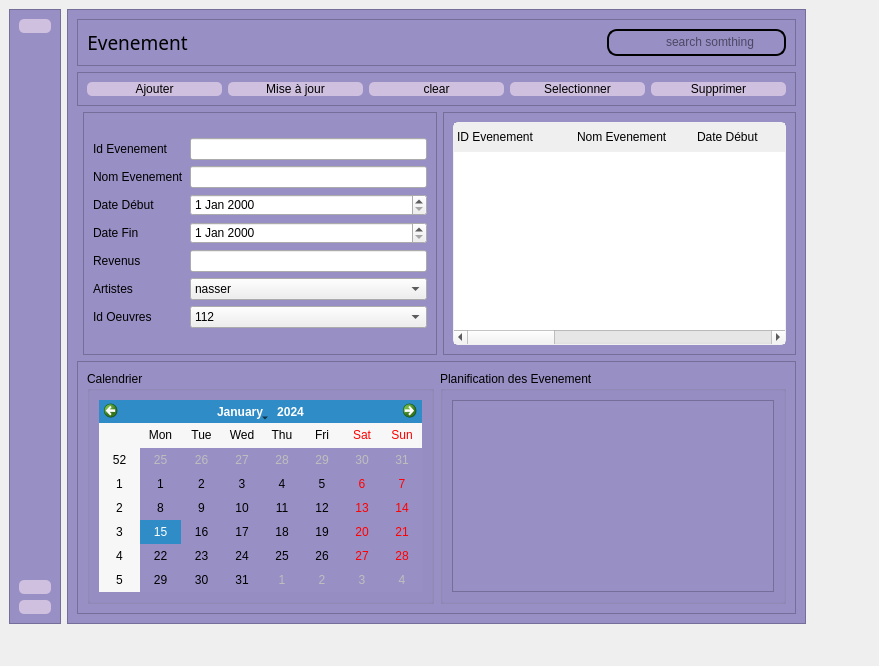
<?xml version="1.0" encoding="UTF-8"?>
<ui version="4.0">
 <class>Evenement</class>
 <widget class="QWidget" name="Evenement">
  <property name="geometry">
   <rect>
    <x>0</x>
    <y>0</y>
    <width>879</width>
    <height>666</height>
   </rect>
  </property>
  <property name="windowTitle">
   <string>Form</string>
  </property>
  <property name="styleSheet">
   <string notr="true">QFrame{background-color: #988FC5;}

QPushButton{
	background-color: #D0C0DF;
	border-radius:5px;
}

QPushButton:hover{
	background-color: white;
	border-radius:5px;
}

QTableWidget{
	border-radius:5px;
	border:1px solid #f0f0f0;
}

QHeaderView::section{
	border:none;
	border-bottom:1px solid #f0f0f0;
	text-align:center;
	padding:5px 3px;
}</string>
  </property>
  <widget class="QWidget" name="">
   <property name="geometry">
    <rect>
     <x>9</x>
     <y>9</y>
     <width>797</width>
     <height>615</height>
    </rect>
   </property>
   <layout class="QGridLayout" name="gridLayout_2">
    <item row="0" column="0">
     <widget class="QFrame" name="frame_7">
      <property name="frameShape">
       <enum>QFrame::StyledPanel</enum>
      </property>
      <property name="frameShadow">
       <enum>QFrame::Raised</enum>
      </property>
      <layout class="QGridLayout" name="gridLayout_13">
       <item row="0" column="0">
        <widget class="QPushButton" name="pushButton_home">
         <property name="text">
          <string/>
         </property>
         <property name="icon">
          <iconset>
           <normaloff>../../Pictures/icon/home-4-24.ico</normaloff>../../Pictures/icon/home-4-24.ico</iconset>
         </property>
         <property name="iconSize">
          <size>
           <width>40</width>
           <height>40</height>
          </size>
         </property>
        </widget>
       </item>
       <item row="1" column="0">
        <spacer name="verticalSpacer_2">
         <property name="orientation">
          <enum>Qt::Vertical</enum>
         </property>
         <property name="sizeHint" stdset="0">
          <size>
           <width>20</width>
           <height>419</height>
          </size>
         </property>
        </spacer>
       </item>
       <item row="2" column="0">
        <widget class="QPushButton" name="pushButton_6">
         <property name="text">
          <string/>
         </property>
         <property name="icon">
          <iconset>
           <normaloff>../../Pictures/icon/gear-2-24.ico</normaloff>../../Pictures/icon/gear-2-24.ico</iconset>
         </property>
         <property name="iconSize">
          <size>
           <width>40</width>
           <height>40</height>
          </size>
         </property>
        </widget>
       </item>
       <item row="3" column="0">
        <widget class="QPushButton" name="pushButton_7">
         <property name="text">
          <string/>
         </property>
         <property name="icon">
          <iconset>
           <normaloff>../../Pictures/icon/question-mark-24.ico</normaloff>../../Pictures/icon/question-mark-24.ico</iconset>
         </property>
         <property name="iconSize">
          <size>
           <width>40</width>
           <height>40</height>
          </size>
         </property>
        </widget>
       </item>
      </layout>
     </widget>
    </item>
    <item row="0" column="1">
     <widget class="QFrame" name="frame">
      <property name="frameShape">
       <enum>QFrame::StyledPanel</enum>
      </property>
      <property name="frameShadow">
       <enum>QFrame::Raised</enum>
      </property>
      <layout class="QGridLayout" name="gridLayout_5">
       <item row="2" column="2">
        <widget class="QFrame" name="frame_3">
         <property name="frameShape">
          <enum>QFrame::StyledPanel</enum>
         </property>
         <property name="frameShadow">
          <enum>QFrame::Raised</enum>
         </property>
         <layout class="QGridLayout" name="gridLayout_3">
          <item row="0" column="0">
           <widget class="QTableWidget" name="tableWidget">
            <property name="focusPolicy">
             <enum>Qt::NoFocus</enum>
            </property>
            <property name="styleSheet">
             <string notr="true">background-color: rgb(255, 255, 255);</string>
            </property>
            <property name="showGrid">
             <bool>false</bool>
            </property>
            <attribute name="horizontalHeaderMinimumSectionSize">
             <number>50</number>
            </attribute>
            <attribute name="horizontalHeaderDefaultSectionSize">
             <number>120</number>
            </attribute>
            <column>
             <property name="text">
              <string>ID Evenement</string>
             </property>
             <property name="textAlignment">
              <set>AlignLeading|AlignVCenter</set>
             </property>
            </column>
            <column>
             <property name="text">
              <string>Nom Evenement</string>
             </property>
             <property name="textAlignment">
              <set>AlignLeading|AlignVCenter</set>
             </property>
            </column>
            <column>
             <property name="text">
              <string>Date Début</string>
             </property>
             <property name="textAlignment">
              <set>AlignLeading|AlignVCenter</set>
             </property>
            </column>
            <column>
             <property name="text">
              <string>Date Fin</string>
             </property>
             <property name="textAlignment">
              <set>AlignLeading|AlignVCenter</set>
             </property>
            </column>
            <column>
             <property name="text">
              <string>Description</string>
             </property>
             <property name="textAlignment">
              <set>AlignLeading|AlignVCenter</set>
             </property>
            </column>
            <column>
             <property name="text">
              <string>Revenus</string>
             </property>
            </column>
            <column>
             <property name="text">
              <string>Id Revenus</string>
             </property>
            </column>
           </widget>
          </item>
         </layout>
        </widget>
       </item>
       <item row="3" column="0" colspan="3">
        <widget class="QFrame" name="result_frame">
         <property name="frameShape">
          <enum>QFrame::StyledPanel</enum>
         </property>
         <property name="frameShadow">
          <enum>QFrame::Raised</enum>
         </property>
         <layout class="QGridLayout" name="gridLayout_10">
          <item row="0" column="1">
           <widget class="QGroupBox" name="groupBox_2">
            <property name="title">
             <string>Planification des Evenement</string>
            </property>
            <layout class="QGridLayout" name="gridLayout_9">
             <item row="0" column="0">
              <layout class="QVBoxLayout" name="verticalLayout">
               <item>
                <widget class="QTextBrowser" name="textBrowser"/>
               </item>
              </layout>
             </item>
            </layout>
           </widget>
          </item>
          <item row="0" column="0">
           <widget class="QGroupBox" name="groupBox">
            <property name="title">
             <string>Calendrier</string>
            </property>
            <layout class="QGridLayout" name="gridLayout_8">
             <item row="0" column="0">
              <widget class="QCalendarWidget" name="calendarWidget"/>
             </item>
            </layout>
           </widget>
          </item>
         </layout>
        </widget>
       </item>
       <item row="1" column="0" colspan="3">
        <widget class="QFrame" name="function_frame">
         <property name="maximumSize">
          <size>
           <width>16777215</width>
           <height>50</height>
          </size>
         </property>
         <property name="frameShape">
          <enum>QFrame::StyledPanel</enum>
         </property>
         <property name="frameShadow">
          <enum>QFrame::Raised</enum>
         </property>
         <property name="midLineWidth">
          <number>0</number>
         </property>
         <layout class="QGridLayout" name="gridLayout_4">
          <item row="0" column="0">
           <widget class="QPushButton" name="add_btn">
            <property name="text">
             <string>Ajouter</string>
            </property>
            <property name="icon">
             <iconset>
              <normaloff>../../Pictures/icon/add.png</normaloff>../../Pictures/icon/add.png</iconset>
            </property>
            <property name="iconSize">
             <size>
              <width>14</width>
              <height>14</height>
             </size>
            </property>
           </widget>
          </item>
          <item row="0" column="1">
           <widget class="QPushButton" name="update">
            <property name="text">
             <string>Mise à jour</string>
            </property>
            <property name="icon">
             <iconset>
              <normaloff>../../Pictures/icon/refresh.png</normaloff>../../Pictures/icon/refresh.png</iconset>
            </property>
            <property name="iconSize">
             <size>
              <width>15</width>
              <height>15</height>
             </size>
            </property>
           </widget>
          </item>
          <item row="0" column="2">
           <widget class="QPushButton" name="clear_btn">
            <property name="text">
             <string>clear</string>
            </property>
            <property name="icon">
             <iconset>
              <normaloff>../../Pictures/icon/clean.png</normaloff>../../Pictures/icon/clean.png</iconset>
            </property>
            <property name="iconSize">
             <size>
              <width>15</width>
              <height>15</height>
             </size>
            </property>
           </widget>
          </item>
          <item row="0" column="3">
           <widget class="QPushButton" name="select_btn">
            <property name="text">
             <string>Selectionner</string>
            </property>
            <property name="icon">
             <iconset>
              <normaloff>../../Pictures/icon/touchscreen.png</normaloff>../../Pictures/icon/touchscreen.png</iconset>
            </property>
           </widget>
          </item>
          <item row="0" column="4">
           <widget class="QPushButton" name="delete_btn">
            <property name="text">
             <string>Supprimer</string>
            </property>
            <property name="icon">
             <iconset>
              <normaloff>../../Pictures/icon/trash.png</normaloff>../../Pictures/icon/trash.png</iconset>
            </property>
           </widget>
          </item>
         </layout>
        </widget>
       </item>
       <item row="0" column="0" colspan="3">
        <widget class="QFrame" name="frame_2">
         <property name="maximumSize">
          <size>
           <width>16777215</width>
           <height>53</height>
          </size>
         </property>
         <property name="frameShape">
          <enum>QFrame::StyledPanel</enum>
         </property>
         <property name="frameShadow">
          <enum>QFrame::Raised</enum>
         </property>
         <layout class="QGridLayout" name="gridLayout_7">
          <item row="0" column="0">
           <widget class="QLabel" name="label">
            <property name="font">
             <font>
              <family>Arial Black</family>
              <pointsize>14</pointsize>
             </font>
            </property>
            <property name="text">
             <string>Evenement</string>
            </property>
            <property name="alignment">
             <set>Qt::AlignCenter</set>
            </property>
           </widget>
          </item>
          <item row="0" column="1">
           <spacer name="horizontalSpacer">
            <property name="orientation">
             <enum>Qt::Horizontal</enum>
            </property>
            <property name="sizeHint" stdset="0">
             <size>
              <width>320</width>
              <height>20</height>
             </size>
            </property>
           </spacer>
          </item>
          <item row="0" column="2">
           <spacer name="horizontalSpacer_2">
            <property name="orientation">
             <enum>Qt::Horizontal</enum>
            </property>
            <property name="sizeHint" stdset="0">
             <size>
              <width>40</width>
              <height>20</height>
             </size>
            </property>
           </spacer>
          </item>
          <item row="0" column="3">
           <widget class="QFrame" name="frame_4">
            <property name="maximumSize">
             <size>
              <width>400</width>
              <height>100</height>
             </size>
            </property>
            <property name="styleSheet">
             <string notr="true">QFrame{
	border: 2px solid black;
    border-radius: 10px;
}

 QLineEdit {
     border: 2px  ;
     border-radius: 8px;
     padding: 0 8px;
     background: transparent;
     selection-background-color: darkgray;
 }

 QLineEdit:hover {
     border: 2px  ;
     border-radius: 8px;
     padding: 0 8px;
     background: transparent;
     selection-background-color: darkgray;
 }

QPushButton{
	background-color: #000000ff;
	border-radius:20px;
}

QPushButton:hover{
	background-color: #000000ff;
	border-radius:20px;
}
</string>
            </property>
            <property name="frameShape">
             <enum>QFrame::StyledPanel</enum>
            </property>
            <property name="frameShadow">
             <enum>QFrame::Raised</enum>
            </property>
            <layout class="QHBoxLayout" name="horizontalLayout_3">
             <property name="leftMargin">
              <number>9</number>
             </property>
             <property name="topMargin">
              <number>1</number>
             </property>
             <property name="rightMargin">
              <number>6</number>
             </property>
             <property name="bottomMargin">
              <number>2</number>
             </property>
             <item>
              <widget class="QPushButton" name="pushButton_9">
               <property name="maximumSize">
                <size>
                 <width>16777210</width>
                 <height>16777215</height>
                </size>
               </property>
               <property name="text">
                <string/>
               </property>
               <property name="icon">
                <iconset>
                 <normaloff>../../Pictures/icon/search-3-24.ico</normaloff>../../Pictures/icon/search-3-24.ico</iconset>
               </property>
               <property name="iconSize">
                <size>
                 <width>16</width>
                 <height>16</height>
                </size>
               </property>
              </widget>
             </item>
             <item>
              <widget class="QLineEdit" name="lineEdit_3">
               <property name="minimumSize">
                <size>
                 <width>0</width>
                 <height>0</height>
                </size>
               </property>
               <property name="maximumSize">
                <size>
                 <width>300</width>
                 <height>150</height>
                </size>
               </property>
               <property name="placeholderText">
                <string>search somthing</string>
               </property>
              </widget>
             </item>
            </layout>
           </widget>
          </item>
         </layout>
        </widget>
       </item>
       <item row="2" column="1">
        <widget class="QFrame" name="info_frame">
         <property name="maximumSize">
          <size>
           <width>390</width>
           <height>16777215</height>
          </size>
         </property>
         <property name="frameShape">
          <enum>QFrame::StyledPanel</enum>
         </property>
         <property name="frameShadow">
          <enum>QFrame::Raised</enum>
         </property>
         <layout class="QGridLayout" name="gridLayout">
          <item row="0" column="0">
           <layout class="QVBoxLayout" name="verticalLayout_2">
            <item>
             <widget class="QLabel" name="label_3">
              <property name="text">
               <string>Id Evenement</string>
              </property>
             </widget>
            </item>
            <item>
             <widget class="QLabel" name="label_4">
              <property name="text">
               <string>Nom Evenement</string>
              </property>
             </widget>
            </item>
            <item>
             <widget class="QLabel" name="label_5">
              <property name="text">
               <string>Date Début</string>
              </property>
             </widget>
            </item>
            <item>
             <widget class="QLabel" name="label_6">
              <property name="text">
               <string>Date Fin</string>
              </property>
             </widget>
            </item>
            <item>
             <widget class="QLabel" name="label_2">
              <property name="text">
               <string>Revenus</string>
              </property>
             </widget>
            </item>
            <item>
             <widget class="QLabel" name="label_9">
              <property name="text">
               <string>Artistes</string>
              </property>
             </widget>
            </item>
            <item>
             <widget class="QLabel" name="label_10">
              <property name="text">
               <string>Id Oeuvres</string>
              </property>
             </widget>
            </item>
           </layout>
          </item>
          <item row="0" column="1">
           <layout class="QVBoxLayout" name="verticalLayout_3">
            <item>
             <widget class="QLineEdit" name="lineEdit_IdEvent"/>
            </item>
            <item>
             <widget class="QLineEdit" name="lineEdit_NomEvent"/>
            </item>
            <item>
             <widget class="QDateEdit" name="dateEdit_DateDebut"/>
            </item>
            <item>
             <widget class="QDateEdit" name="dateEdit_DateFin"/>
            </item>
            <item>
             <widget class="QLineEdit" name="lineEdit_Revenus"/>
            </item>
            <item>
             <widget class="QComboBox" name="comboBox_Artistes">
              <item>
               <property name="text">
                <string>nasser</string>
               </property>
              </item>
              <item>
               <property name="text">
                <string>souhaikl</string>
               </property>
              </item>
              <item>
               <property name="text">
                <string>yassine</string>
               </property>
              </item>
             </widget>
            </item>
            <item>
             <widget class="QComboBox" name="comboBox__IdOuvres">
              <item>
               <property name="text">
                <string>112</string>
               </property>
              </item>
              <item>
               <property name="text">
                <string>12</string>
               </property>
              </item>
              <item>
               <property name="text">
                <string>14</string>
               </property>
              </item>
             </widget>
            </item>
           </layout>
          </item>
         </layout>
        </widget>
       </item>
      </layout>
     </widget>
    </item>
   </layout>
  </widget>
 </widget>
 <resources/>
 <connections/>
</ui>
